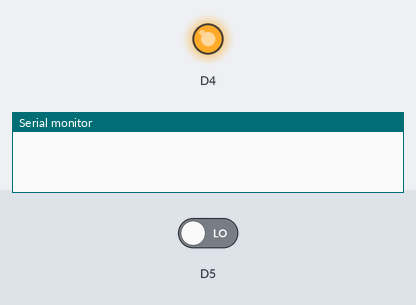
A sketch run on a simulated ESP8266 (NodeMCU). On the bench: output pins drawn as LEDs (lit = HIGH), the last lines printed to the serial monitor. The inputs (shaded band) are chosen by the test bench; at power-on: D5 LOW.

Above: at 1.0 s.
At 3.5 s:
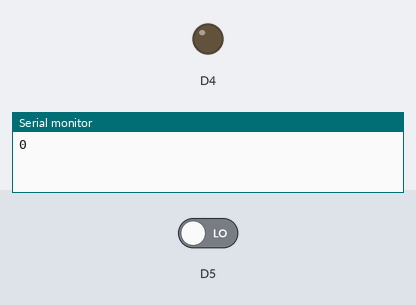
Timing chart, 0 to 6.5 s (numbered marks = the images above):
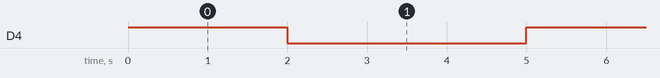

Measured:
- by itself, D4: alternates HIGH for 2.0 s and LOW for 3.0 s

The sketch:

ultrasonic.ino
```cpp
int d,dur;
void setup() {
  pinMode(D4,OUTPUT);
  pinMode(D5,INPUT);
  Serial.begin(9600);


}

void loop() {
  digitalWrite(D4,HIGH);
  delay(2000);
  digitalWrite(D4,LOW);
  dur=pulseIn(D5,HIGH);
  d=(dur*0.034)/2;
  Serial.println(d);
  delay(2000);
}
```
